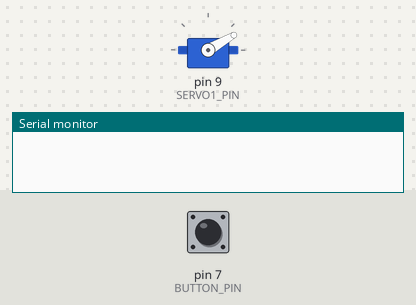
The sketch below on a simulated Arduino Uno, built with avr-gcc and run on an emulated ATmega328P. Shown: servo, the last lines printed to the serial monitor. The inputs (shaded band) are chosen by the test bench; at power-on: pin 7 (BUTTON_PIN) HIGH.

Above: at 1.2 s.
1.3 s: pin 7 (BUTTON_PIN) pulled LOW for 0.15 s
At 2.4 s:
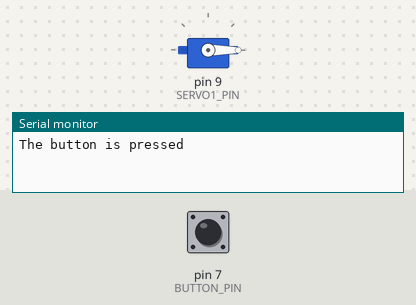
2.9 s: pin 7 (BUTTON_PIN) pulled LOW for 1 s
At 3.7 s:
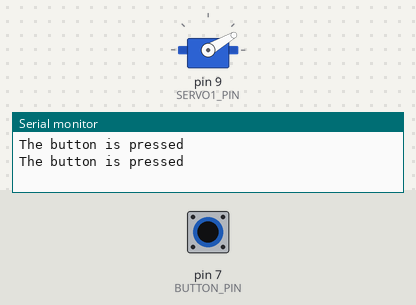
5.4 s: pin 7 (BUTTON_PIN) pulled LOW for 3.2 s
At 6.8 s:
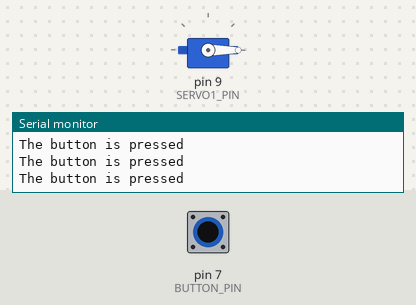
Timing chart, 0 to 8.4 s (numbered marks = the images above; inputs shaded):
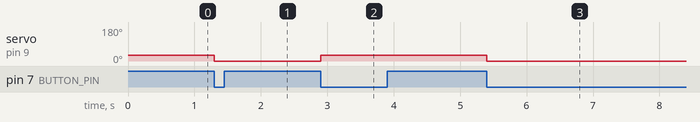

The sketch:

Servo.ino
```cpp
#include <Servo.h>

// constants won't change
const int BUTTON_PIN = 7; // Arduino pin connected to button's pin
const int SERVO1_PIN = 9; // Arduino pin connected to servo1's pin

Servo servo1; // create servo object to control servo1

// variables will change:
int angle = 30;          // the current angle of servo motor
int lastButtonState;    // the previous state of button
int currentButtonState; // the current state of button

void setup() {
  Serial.begin(9600);                // initialize serial
  pinMode(BUTTON_PIN, INPUT_PULLUP); // set arduino pin to input pull-up mode

  //servo.attach(pin, min pulse width, max pulse width)  pulse width in microseconds
  servo1.attach(SERVO1_PIN, 500, 2500);           // attaches servo variable to pin 9
  servo1.write(angle);

  currentButtonState = digitalRead(BUTTON_PIN);
}

void loop() {
  lastButtonState    = currentButtonState;      // save the last state
  currentButtonState = digitalRead(BUTTON_PIN); // read new state

  if(lastButtonState == HIGH && currentButtonState == LOW) {
    Serial.println("The button is pressed");

    // change angle of servo motor
    if(angle == 30) {
      angle = 0;

      // control servo motor arccoding to the angle
      servo1.write(angle);
    }

    else if(angle == 0) {
      angle = 30;

      // control servo motor according to the angle
      servo1.write(angle);
  }
  }
}
```

Measured:
- after the input at 1.3 s, servo on pin 9 (SERVO1_PIN): 30° → 0° at once
- after the input at 2.9 s, servo on pin 9 (SERVO1_PIN): 0° → 30° at once
- after the input at 5.4 s, servo on pin 9 (SERVO1_PIN): 30° → 0° at once
